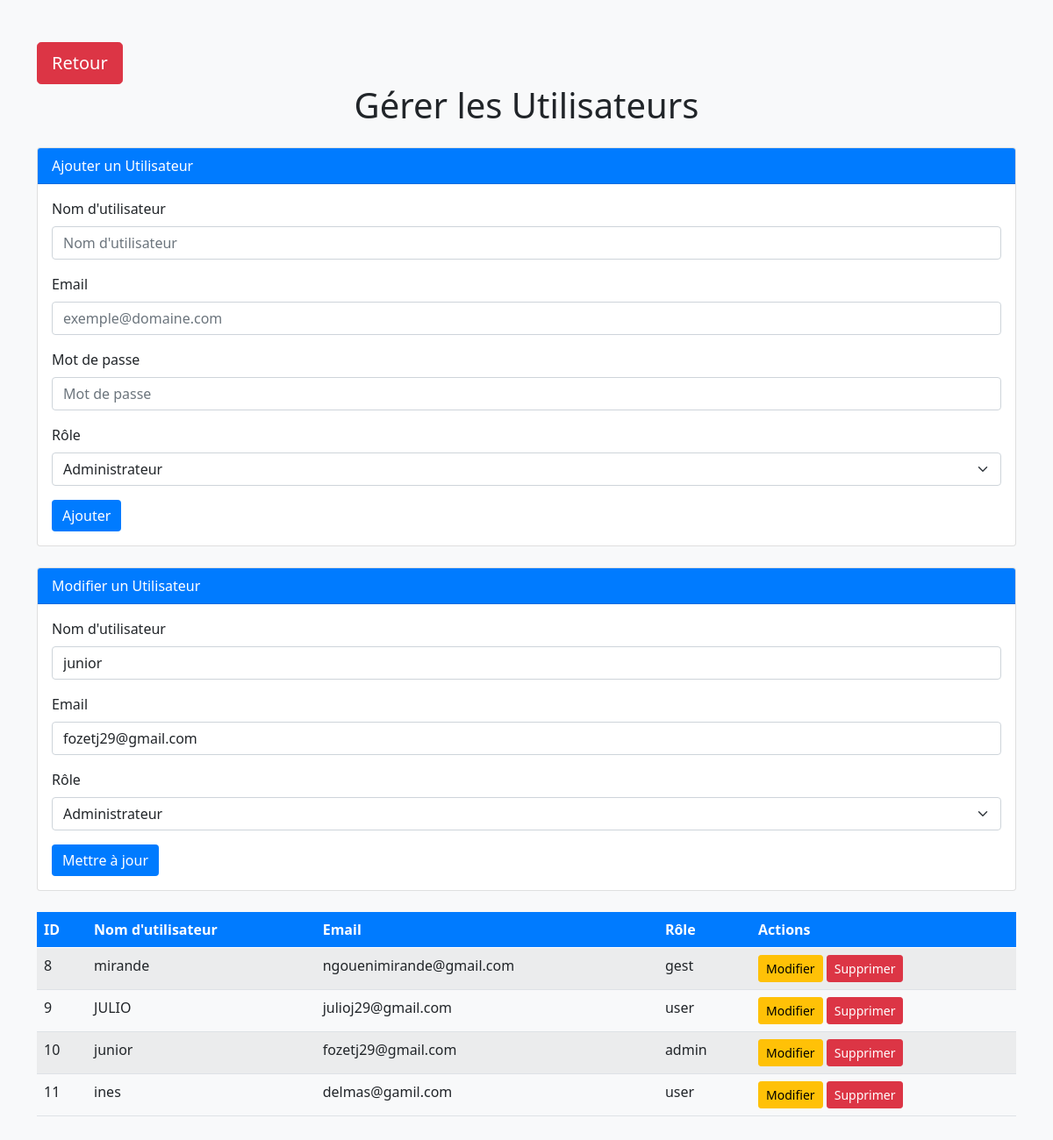
The page /page/admin/gere.php?id_modifier=10 (signed in) on the database its author committed.
### tables this page shows
CREATE TABLE `utilisateur` (
  `ID_UTILISATEUR` int(11) NOT NULL,
  `MOT_DE_PASSE` varchar(200) DEFAULT NULL,
  `EMAIL` varchar(200) DEFAULT NULL,
  `ROLE` varchar(50) DEFAULT NULL,
  `NOM_UTIL` varchar(100) DEFAULT NULL
);

### page/admin/gere.php (the view, shortened to what this page needs)
<?php
require_once('../conect.php');
$userToEdit = null;
if (isset($_GET['id_modifier'])) {
    $userId = $_GET['id_modifier'];
    $sql = "SELECT * FROM utilisateur WHERE ID_UTILISATEUR = :id";
    $stmt = $con->prepare($sql);
    $stmt->bindParam(':id', $userId, PDO::PARAM_INT);
    $stmt->execute();
    $userToEdit = $stmt->fetch(PDO::FETCH_ASSOC);
}
$result = $con->query("SELECT * FROM utilisateur WHERE ID_UTILISATEUR  != {$_SESSION['user_id']}");
?>
<!DOCTYPE html>
<html lang="fr">
<head>
    <link rel="stylesheet" href="../boostrap/css/bootstrap.min.css">
</head>
<body>
    <div class="container my-5">
        <a href="admin.php" class="btn btn-danger btn-lg">Retour</a>
        <h1 class="text-center mb-4">Gérer les Utilisateurs</h1>
        <div class="card mb-4">
            <div class="card-header">
                Ajouter un Utilisateur
            </div>
            <div class="card-body">
                <form action="" method="POST">
                    <div class="mb-3">
                        <label for="username" class="form-label">Nom d'utilisateur</label>
                        <input type="text" class="form-control" id="username" name="username" placeholder="Nom d'utilisateur" required>
                    </div>
                    <div class="mb-3">
                        <label for="email" class="form-label">Email</label>
                        <input type="email" class="form-control" id="email" name="email" placeholder="exemple@domaine.com" required>
                    </div>
                    <div class="mb-3">
                        <label for="password" class="form-label">Mot de passe</label>
                        <input type="password" class="form-control" id="password" name="password" placeholder="Mot de passe" required>
                    </div>
                    <div class="mb-3">
                        <label for="role" class="form-label">Rôle</label>
                        <select class="form-select" id="role" name="role" required>
                            <option value="Admin">Administrateur</option>
                        </select>
                    </div>
                    <button type="submit" class="btn btn-primary">Ajouter</button>
                </form>
            </div>
        </div>
        <?php if ($userToEdit): ?>
            <div class="card mb-4">
                <div class="card-header">
                    Modifier un Utilisateur
                </div>
                <div class="card-body">
                    <form action="" method="POST">
                        <div class="mb-3">
                            <label for="username" class="form-label">Nom d'utilisateur</label>
                            <input type="text" class="form-control" id="username" name="username" value="<?= htmlspecialchars($userToEdit['NOM_UTIL']) ?>" required>
                        </div>
                        <div class="mb-3">
                            <label for="email" class="form-label">Email</label>
                            <input type="email" class="form-control" id="email" name="email" value="<?= htmlspecialchars($userToEdit['EMAIL']) ?>" required>
                        </div>
                        <div class="mb-3">
                            <label for="role" class="form-label">Rôle</label>
                            <select class="form-select" id="role" name="role" required>
                                <option value="Admin" <?= $userToEdit['ROLE'] == 'Admin' ? 'selected' : '' ?>>Administrateur</option>
                            </select>
                        </div>
                        <button type="submit" class="btn btn-primary">Mettre à jour</button>
                    </form>
                </div>
            </div>
        <?php endif; ?>
        <table class="table table-striped">
            <thead>
                <tr>
                    <th>ID</th>
                    <th>Nom d'utilisateur</th>
                    <th>Email</th>
                    <th>Rôle</th>
                    <th>Actions</th>
                </tr>
            </thead>
            <tbody>
                <?php while ($row = $result->fetch()): ?>
                    <tr>
                        <td><?= htmlspecialchars($row['ID_UTILISATEUR']) ?></td>
                        <td><?= htmlspecialchars($row['NOM_UTIL']) ?></td>
                        <td><?= htmlspecialchars($row['EMAIL']) ?></td>
                        <td><?= htmlspecialchars($row['ROLE']) ?></td>
                        <td>
                            <a href="?id_modifier=<?= htmlspecialchars($row['ID_UTILISATEUR']) ?>" class="btn btn-warning btn-sm">Modifier</a>
                            <a href="?id_suprim=<?= htmlspecialchars($row['ID_UTILISATEUR']) ?>" class="btn btn-danger btn-sm" onclick="return confirm('Êtes-vous sûr de vouloir supprimer cet utilisateur ?');">Supprimer</a>
                        </td>
                    </tr>
                <?php endwhile; ?>
            </tbody>
        </table>
    </div>
</body>
</html>

### page/admin/gere.php (style rules this page uses)
body { background-color: #f8f9fa; }
.card-header { background-color: #007bff; color: white; }
.btn-primary { background-color: #007bff; border: none; }
.table thead th { background-color: #007bff; color: white; }
.btn-sm { padding: 0.25rem 0.5rem; }

### rows shown on the page
utilisateur: username "junior", email "fozetj29@gmail.com", ID_UTILISATEUR "10", NOM_UTIL "junior", EMAIL "fozetj29@gmail.com", ROLE "admin"
utilisateur: ID_UTILISATEUR "8", NOM_UTIL "mirande", EMAIL "ngouenimirande@gmail.com", ROLE "gest"
utilisateur: ID_UTILISATEUR "9", NOM_UTIL "JULIO", EMAIL "julioj29@gmail.com", ROLE "user"
utilisateur: ID_UTILISATEUR "11", NOM_UTIL "ines", EMAIL "delmas@gamil.com", ROLE "user"
